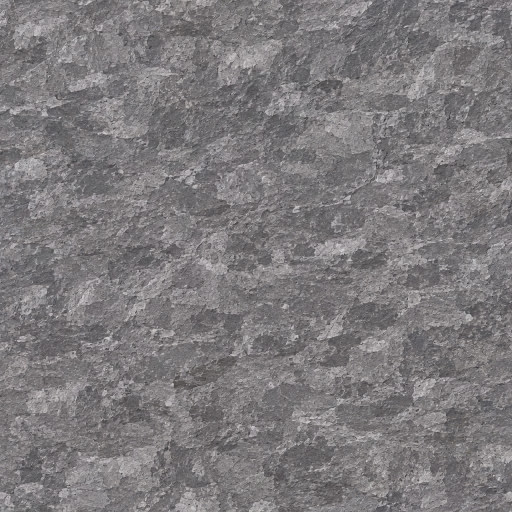
#> input picture minecraft/andesite-reference/andesite.jpg, 1024 x 1024 px, found by its file name (shown at 1/2 size)
$ python prepare_andesite.py
#> lines starting #> are read from the running program, lines starting #| are printed output that depends on the picture
### minecraft/tools/prepare_cobblestone.py
#!/usr/bin/env python3
"""Prepare a repeating 512px cobblestone tile from a supplied photograph.

Usage from the repository root:
    python minecraft/tools/prepare_cobblestone.py path/to/normal.jpg
    python minecraft/tools/prepare_cobblestone.py path/to/mossy.jpg --mossy
Requires Pillow. Source photos are supplied separately and are not in the pack.
"""
import argparse
from pathlib import Path

from PIL import Image, ImageOps

SIZE = 512
OVERLAP = 48
BLOCKS = Path('minecraft/realistic-dirt/textures/blocks')


def blend_amount(distance):
    # Half of the opposite side at the seam; gently vanish toward the interior.
    t = 1.0 - distance / OVERLAP
    return 0.5 * t * t * (3 - 2 * t)


def prepare(source):
    image = ImageOps.exif_transpose(Image.open(source)).convert('RGB')
#> image is the input picture: PIL image 1024x1024 RGB; mean R, G, B 125.3, 122.3, 124.2
    # Square crop, then retain a margin for actual overlapping detail instead
    # of reflecting the edge: the two halves meet at the same source position.
    extent = SIZE + 2 * OVERLAP
    image = ImageOps.fit(image, (extent, extent), Image.Resampling.LANCZOS)
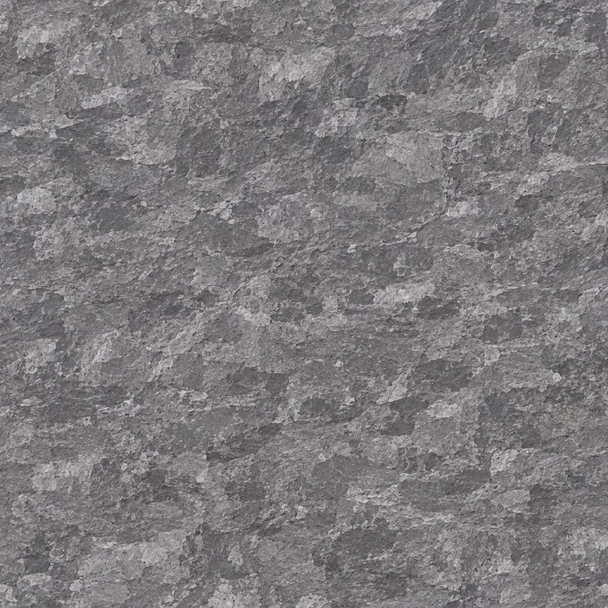
#> image: PIL image 608x608 RGB; mean R, G, B 125.3, 122.3, 124.2
    horizontal = image.crop((OVERLAP, 0, OVERLAP + SIZE, extent))
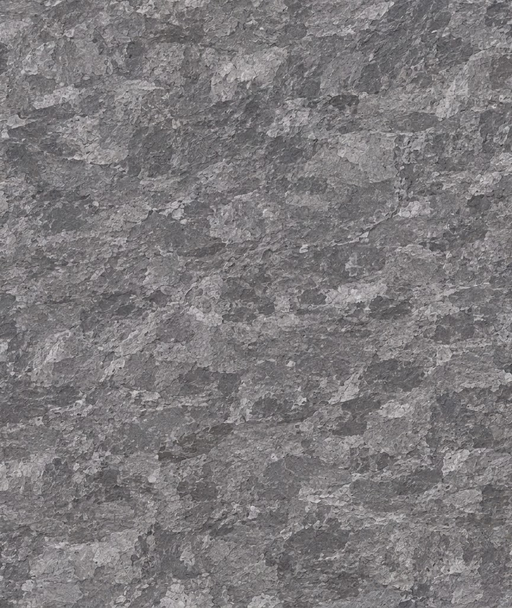
#> horizontal: PIL image 512x608 RGB; mean R, G, B 125.3, 122.3, 124.1
    for d in range(OVERLAP):
        alpha = blend_amount(d)
        for x, offset in ((d, SIZE), (SIZE - 1 - d, -SIZE)):
            source_x = x + OVERLAP
            original = image.crop((source_x, 0, source_x + 1, extent))
            opposite = image.crop((source_x + offset, 0, source_x + offset + 1, extent))
            horizontal.paste(Image.blend(original, opposite, alpha), (x, 0))
    result = horizontal.crop((0, OVERLAP, SIZE, OVERLAP + SIZE))
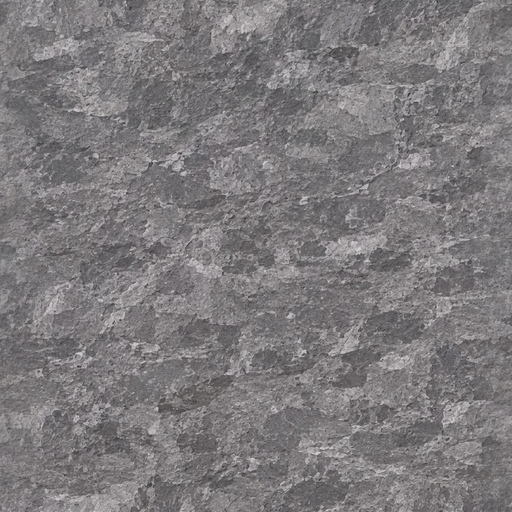
#> result: PIL image 512x512 RGB; mean R, G, B 125.2, 122.2, 124
    for d in range(OVERLAP):
        alpha = blend_amount(d)
        for y, offset in ((d, SIZE), (SIZE - 1 - d, -SIZE)):
            source_y = y + OVERLAP
            original = horizontal.crop((0, source_y, SIZE, source_y + 1))
            opposite = horizontal.crop((0, source_y + offset, SIZE, source_y + offset + 1))
            result.paste(Image.blend(original, opposite, alpha), (0, y))
    return result


# [10 lines left out: function main, not called in this run]


# [2 lines that do not run on import are left out]

### minecraft/tools/prepare_mud_concrete.py
#!/usr/bin/env python3
"""Prepare the user-provided mud and concrete photos (requires Pillow).

Run from the repository root. Keep the staggered brick pattern intact; only a
narrow edge strip is blended. The concrete gets a wider, organic photo wrap.
"""
from pathlib import Path
from PIL import Image, ImageOps
from prepare_cobblestone import prepare

ROOT=Path('minecraft')
REF=ROOT/'mud-concrete-reference'
BLOCKS=ROOT/'realistic-dirt/textures/blocks'
SIZE=512


def match_edges(img, width):
    # Matching opposite pixels at the seam while retaining the photograph's
    # natural pattern and relief. Only a narrow strip is touched.
#> called with width = 4
    for d in range(width):
        t=1-d/width
        a=.5*t*t*(3-2*t)
        left=img.crop((d,0,d+1,SIZE)); right=img.crop((SIZE-1-d,0,SIZE-d,SIZE))
        img.paste(Image.blend(left,right,a),(d,0))
        img.paste(Image.blend(right,left,a),(SIZE-1-d,0))
#> this loop made 4 passes
#> (t, a) on passes 1 to 4: (1, 0.5), (0.75, 0.422), (0.5, 0.25), (0.25, 0.0781)
    for d in range(width):
        t=1-d/width
        a=.5*t*t*(3-2*t)
        top=img.crop((0,d,SIZE,d+1)); bottom=img.crop((0,SIZE-1-d,SIZE,SIZE-d))
        img.paste(Image.blend(top,bottom,a),(0,d))
        img.paste(Image.blend(bottom,top,a),(0,SIZE-1-d))
    return img


# [13 lines left out: functions brick_tile, main, not called in this run]

# [1 lines that do not run on import are left out]

### minecraft/tools/prepare_andesite.py
#!/usr/bin/env python3
"""Prepare the supplied andesite photograph for full blocks and slabs.

Requires Pillow; execute from the repository root. The same unrotated 512px
colour texture is used by the natural block, slab, stair and wall vanilla
paths. Smooth cross-fades and matching edge pixels limit hard repeat seams.
"""
from pathlib import Path
from prepare_cobblestone import prepare
from prepare_mud_concrete import match_edges

SOURCE=Path('minecraft/andesite-reference/andesite.jpg')
OUTPUT=Path('minecraft/realistic-dirt/textures/blocks/stone_andesite.png')


def main():
    image=match_edges(prepare(SOURCE),4)
    image.save(OUTPUT,optimize=True)
    print(f'Prepared {OUTPUT}: {image.size} RGB')
#| Prepared minecraft/realistic-dirt/textures/blocks/stone_andesite.png: (512, 512) RGB

if __name__=='__main__':main()
